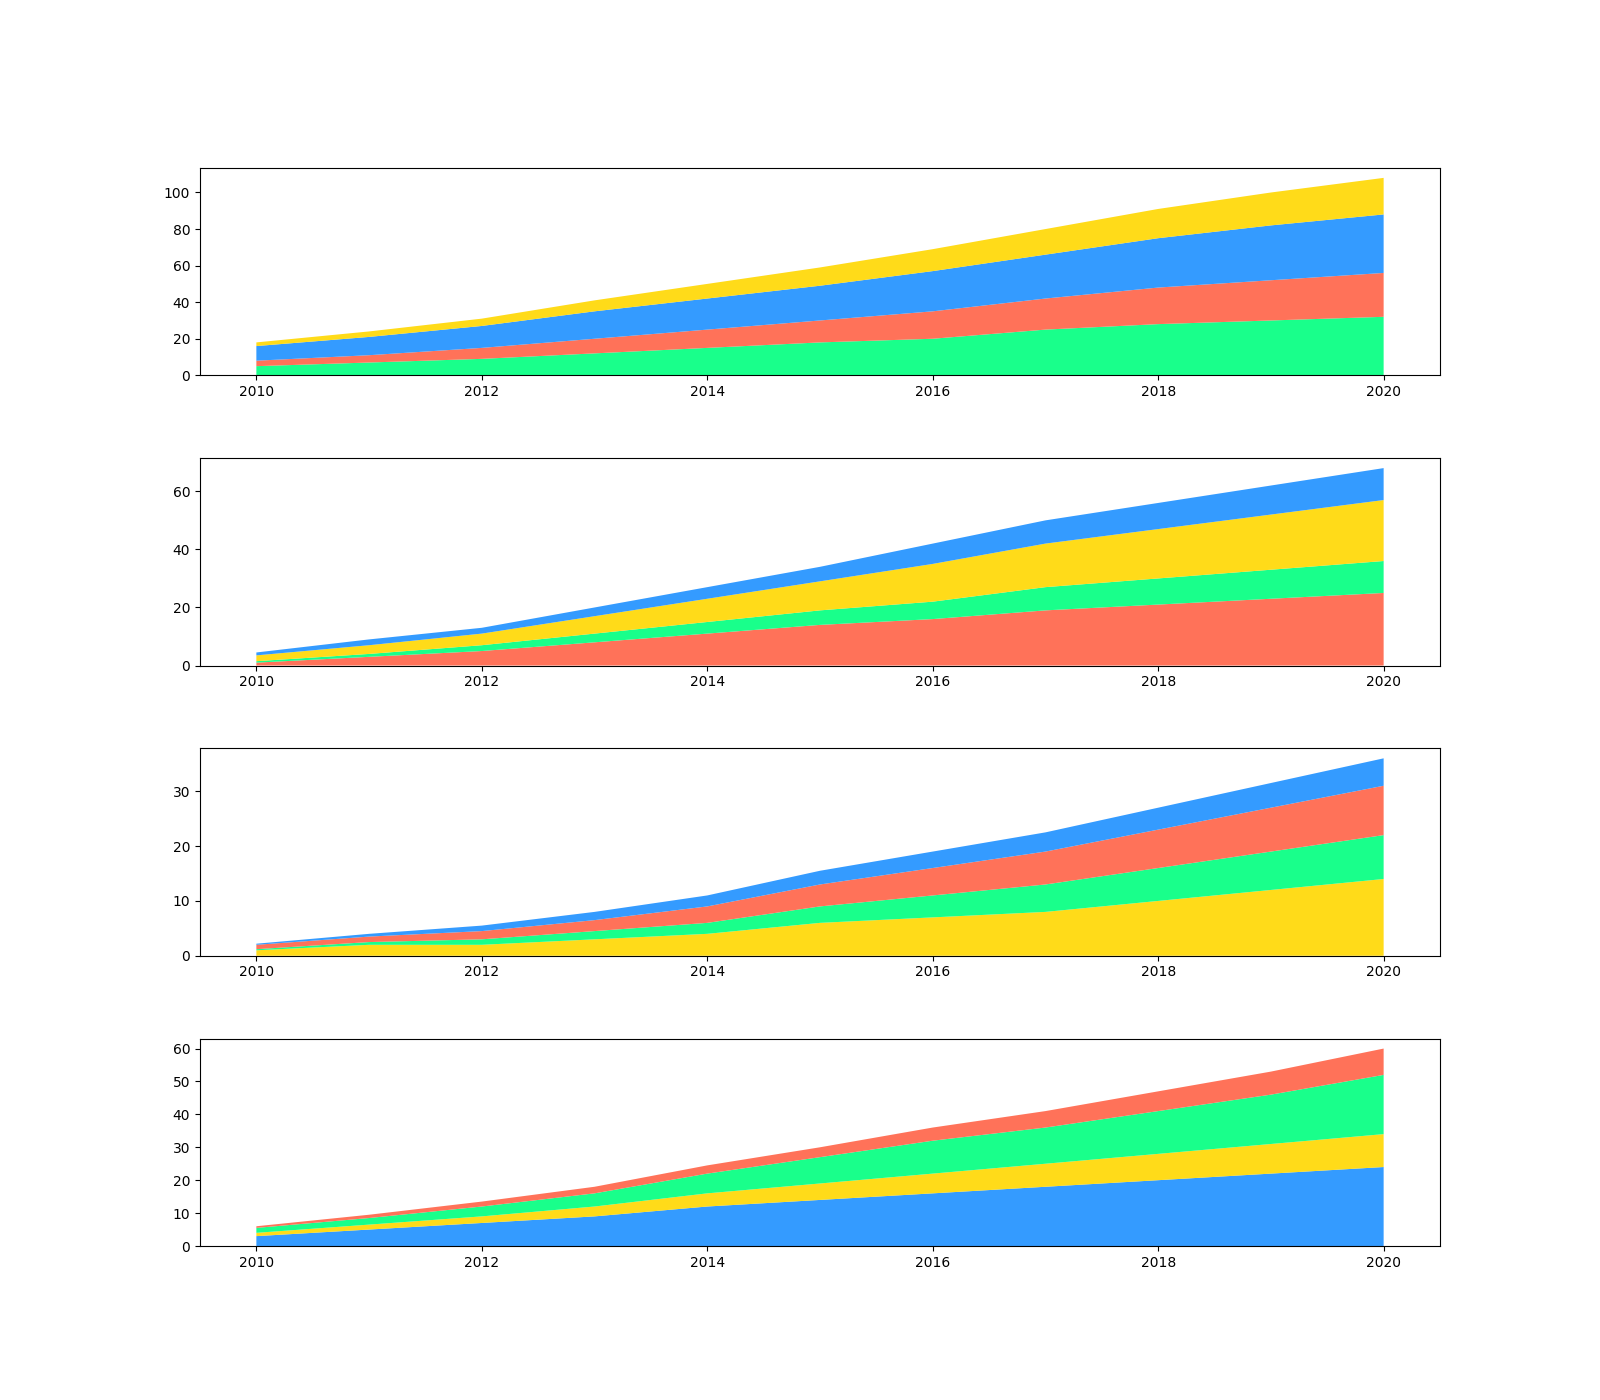

Here is the Python script that generated this plot:
import matplotlib.pyplot as plt
import numpy as np

years = np.arange(2010, 2021)

industrial_solar = [5, 7, 9, 12, 15, 18, 20, 25, 28, 30, 32]
industrial_wind = [3, 4, 6, 8, 10, 12, 15, 17, 20, 22, 24]
industrial_hydro = [8, 10, 12, 15, 17, 19, 22, 24, 27, 30, 32]
industrial_geothermal = [2, 3, 4, 6, 8, 10, 12, 14, 16, 18, 20]

residential_solar = [1, 3, 5, 8, 11, 14, 16, 19, 21, 23, 25]
residential_wind = [0.5, 1, 2, 3, 4, 5, 6, 8, 9, 10, 11]
residential_hydro = [2, 3, 4, 6, 8, 10, 13, 15, 17, 19, 21]
residential_geothermal = [1, 2, 2, 3, 4, 5, 7, 8, 9, 10, 11]

transportation_solar = [1, 2, 2, 3, 4, 6, 7, 8, 10, 12, 14]
transportation_wind = [0.2, 0.5, 1, 1.5, 2, 3, 4, 5, 6, 7, 8]
transportation_hydro = [0.8, 1, 1.5, 2, 3, 4, 5, 6, 7, 8, 9]
transportation_geothermal = [0.2, 0.5, 1, 1.5, 2, 2.5, 3, 3.5, 4, 4.5, 5]

commercial_solar = [3, 5, 7, 9, 12, 14, 16, 18, 20, 22, 24]
commercial_wind = [1, 1.5, 2, 3, 4, 5, 6, 7, 8, 9, 10]
commercial_hydro = [1.5, 2, 3, 4, 6, 8, 10, 11, 13, 15, 18]
commercial_geothermal = [0.5, 1, 1.5, 2, 2.5, 3, 4, 5, 6, 7, 8]

plt.figure(figsize=(16, 14))

plt.subplot(4, 1, 1)
plt.stackplot(years, industrial_solar, industrial_wind, industrial_hydro, industrial_geothermal,
              colors=['#00FF7F', '#FF6347', '#1E90FF', '#FFD700'], alpha=0.9)

plt.subplot(4, 1, 2)
plt.stackplot(years, residential_solar, residential_wind, residential_hydro, residential_geothermal,
              colors=['#FF6347', '#00FF7F', '#FFD700', '#1E90FF'], alpha=0.9)

plt.subplot(4, 1, 3)
plt.stackplot(years, transportation_solar, transportation_wind, transportation_hydro, transportation_geothermal,
              colors=['#FFD700', '#00FF7F', '#FF6347', '#1E90FF'], alpha=0.9)

plt.subplot(4, 1, 4)
plt.stackplot(years, commercial_solar, commercial_wind, commercial_hydro, commercial_geothermal,
              colors=['#1E90FF', '#FFD700', '#00FF7F', '#FF6347'], alpha=0.9)

plt.subplots_adjust(hspace=0.4)
plt.show()
